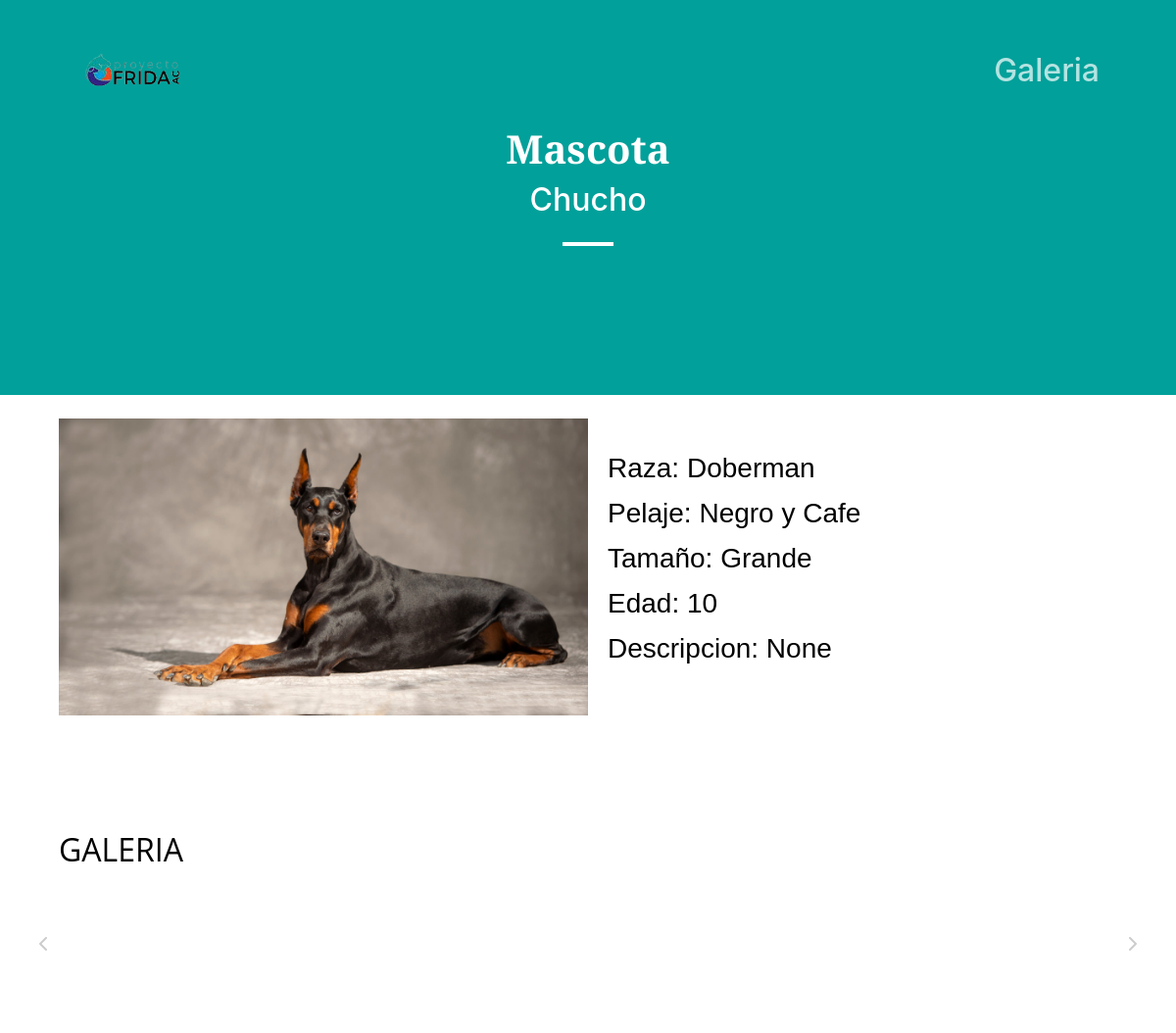
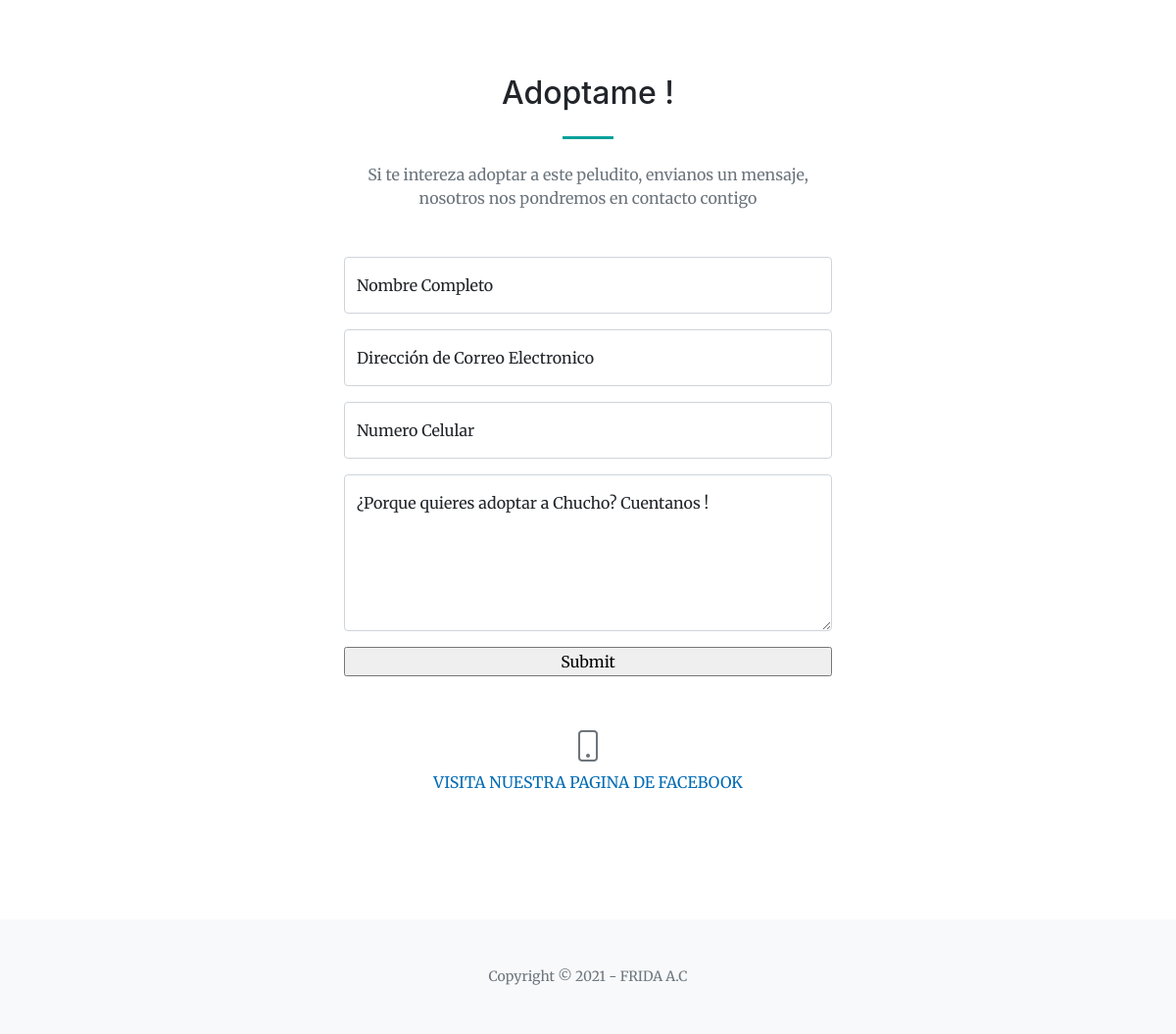
Screenshot of /Mascota/?mascota=20 with the database file from the repository (2 pictures, top to bottom).
### Mascota/models.py (models this page shows, shortened)
class Perrito(models.Model):
    nombre = models.CharField(max_length=20, null=True, blank=True)
    raza = models.CharField(max_length=40)
    color_pelaje = models.CharField(max_length=20, null=True, blank=True)
    tamaño = models.ForeignKey(Tamaño, on_delete=models.CASCADE)
    edad = models.IntegerField(null=True, blank=True)
    portada = models.ImageField(upload_to='portada',null=True,blank=True)
    descripcion = models.TextField(max_length=500, null=True)
    class Meta:
        verbose_name = 'Perrito'
        verbose_name_plural = 'Perritos'

class Tamaño(models.Model):
    tamaños = models.CharField(max_length=20, null=True, blank=True)
    class Meta:
        verbose_name = 'Tamaño'
        verbose_name_plural = 'Tamaños'
    def __str__(self):
        return self.tamaños

### Mascota/views.py (the view)
# urls.py: path('', views.Mascota, name='Mascota'),
def Mascota(request):
    id_perrito = request.GET.get('mascota')#nombre del perrito solicitado
    imagenes_perrito = PerritoImagenes.objects.all()#todas las imagenes de los perros
    perrito = Perrito.objects.get(pk=id_perrito)#datos del perrito seleccionado
    return render(request, 'Mascota/mascota.html', {'perrito':perrito, 'imagenes':imagenes_perrito, 'nombre_perrito':id_perrito} )

### Mascota/templates/Mascota/mascota.html (shortened to what this page needs)
{% extends "Principal/index.html" %}
{% load static %}
{% block content %}
<section class="page-section bg-primary" id="nombre_mascota">
    <div class="container px-4 px-lg-5">
        <div class="row gx-4 gx-lg-5 justify-content-center">
            <div class="col-lg-8 text-center">
                <h1  class="text-white mt-0"><b>Mascota</b> </h1>
                <h2 class="text-white mt-0">{{ perrito.nombre }}</h2>
                <hr class="divider divider-light" />
            </div>
        </div>
    </div>
</section>
    <body>
        <br>
        <div class="contenedor">
            <main class="contenido-principal" id="Datos">
                <img class="contenido-principal__imagen" src="{{perrito.portada.url}}" alt="x" >
                <div class="contenido-principal__contenedor">
                    <h3><p class="contenido-principal__resumen" p style="font-family: sans-serif">Raza: {{ perrito.raza }}</p> </h3>
                    <h3><p class="contenido-principal__resumen" p style="font-family: sans-serif">Pelaje: {{ perrito.color_pelaje }}</p> </h3>
                    <h3><p class="contenido-principal__resumen" p style="font-family: sans-serif">Tamaño: {{ perrito.tamaño }}</p> </h3>
                    <h3><p class="contenido-principal__resumen" p style="font-family: sans-serif">Edad: {{ perrito.edad }}</p> </h3>
                    <h3><p class="contenido-principal__resumen" p style="font-family: sans-serif">Descripcion: {{ perrito.descripcion }}</p> </h3>
                </div>
            </main>
            <br>
            <br>
            <br>
            <h2 class="contenido-principal__resumen " id="Galeria" >GALERIA</h2>
            <br>
            <br>
            <br>
            <div class="carousel">
                <div class="carousel__contenedor">
                    <button aria-label="Anterior" class="carousel__anterior">
                        <i class="fas fa-chevron-left"></i>
                    </button>
                    <div class="carousel__lista">
                        {% for i in imagenes %}
                        <div class="responsive">
                        </div>
                        {% endfor %}
                    </div>
                    <button aria-label="Siguiente" class="carousel__siguiente">
                        <i class="fas fa-chevron-right"></i>
                    </button>
                </div>
            </div>
        </div>
        <section class="page-section" id="contact">
            <div class="container px-4 px-lg-5">
                <div class="row gx-4 gx-lg-5 justify-content-center">
                    <div class="col-lg-8 col-xl-6 text-center">
                        <h2 class="mt-0">Adoptame !</h2>
                        <hr class="divider" />
                        <p class="text-muted mb-5">Si te intereza adoptar a este peludito, envianos un mensaje, nosotros nos pondremos en contacto contigo</p>
                    </div>
                </div>
                <div class="row gx-4 gx-lg-5 justify-content-center mb-5">
                    <div class="col-lg-6">
                        <form action="{% url 'Contacto' %}?nombre={{perrito.nombre}}" id="contactForm" method="post">
                            <div class="form-floating mb-3">
                                <input name="nombre" class="form-control" id="name" type="text" placeholder="Enter your name..." data-sb-validations="required" />
                                <label for="name">Nombre Completo</label>
                            </div>
                            <div class="form-floating mb-3">
                                <input name="email" class="form-control" id="email" type="email" placeholder="name@example.com" data-sb-validations="required,email" />
                                <label for="email">Dirección de Correo Electronico</label>
                            </div>
                            <div class="form-floating mb-3">
                                <input name="celular" class="form-control" id="phone" type="tel" placeholder="(123) 456-7890" data-sb-validations="required" />
                                <label for="phone">Numero Celular</label>
                            </div>
                            <div class="form-floating mb-3">
                                <textarea name="mensaje" class="form-control" id="message" type="text" placeholder="Enter your message here..." style="height: 10rem" data-sb-validations="required"></textarea>
                                <label for="message">¿Porque quieres adoptar a {{perrito.nombre}}? Cuentanos !</label>
                            </div>
                            <div class="d-grid"> <input type="submit"> </div>
                        </form>
                    </div>
                </div>
                <div class="row gx-4 gx-lg-5 justify-content-center">
                    <div class="col-lg-4 text-center mb-5 mb-lg-0">
                        <i class="bi-phone fs-2 mb-3 text-muted"></i>
                        <div> <a href="https://www.facebook.com/frida.asociacion">VISITA NUESTRA PAGINA DE FACEBOOK</a> </div>
                    </div>
                </div>
            </div>
        </section>
    </body>
{% endblock %}

### rows the page displays
Perrito: nombre "Chucho", portada (picture), raza "Doberman", color_pelaje "Negro y Cafe", tamaño "Grande", edad "10", descripcion "None"
